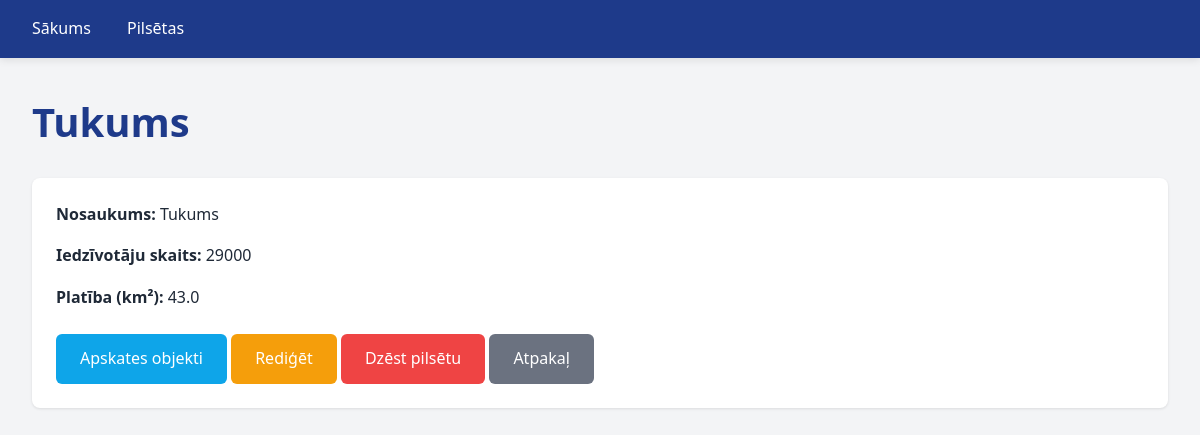
Page /pilsetas/16 on the committed database.
### tables this page shows
CREATE TABLE pilsetas (
	id INTEGER NOT NULL PRIMARY KEY AUTOINCREMENT,
	nosaukums TEXT NOT NULL,
	statistika_id INTEGER,
	CONSTRAINT pilsetas_statistika_FK FOREIGN KEY (statistika_id) REFERENCES statistika(id) ON DELETE SET NULL
);

CREATE TABLE statistika (
	id INTEGER NOT NULL PRIMARY KEY AUTOINCREMENT
, iedzivotaji INTEGER NOT NULL, platiba REAL NOT NULL);

### app.py (the view)
@app.route("/pilsetas/<int:id>")
def pilseta(id):
    conn = get_db_connection()
    pilseta = conn.execute(
        "SELECT pilsetas.id, nosaukums, iedzivotaji, platiba FROM pilsetas JOIN statistika ON pilsetas.statistika_id = statistika.id WHERE pilsetas.id = ?",
        (id,),
    ).fetchone()
    conn.close()
    return render_template("pilsetas_show.html", pilseta=pilseta)

### app.py (called while the page is built)
def get_db_connection():
    db = Path(__file__).parent / "db.sqlite"
    conn = sqlite3.connect(db)
    conn.row_factory = sqlite3.Row
    return conn

### templates/pilsetas_show.html (shortened to what this page needs)
{% extends "base.html" %}
{% block content %}
  <h1>{{pilseta["nosaukums"]}}</h1>
  <div class="card">
    <p><strong>Nosaukums:</strong> {{pilseta["nosaukums"]}}</p>
    <p><strong>Iedzīvotāju skaits:</strong> {{pilseta["iedzivotaji"]}}</p>
    <p><strong>Platība (km²):</strong> {{pilseta["platiba"]}}</p>
    <div class="mt-3">
      <a href="/pilsetas/{{pilseta['id']}}/objekti" class="btn btn-info">Apskates objekti</a>
      <a href="/pilsetas/{{pilseta['id']}}/edit" class="btn btn-warning">Rediģēt</a>
      <a href="/pilsetas/{{pilseta['id']}}/dzest" class="btn btn-danger">Dzēst pilsētu</a>
      <a href="/pilsetas" class="btn btn-secondary">Atpakaļ</a>
    </div>
  </div>
{% endblock %}

### static/style.css (style rules this page uses)
* { margin: 0; padding: 0; box-sizing: border-box; }
:root { --primary-color: #1e3a8a; --secondary-color: #0ea5e9; --accent-color: #f97316; --text-color: #1f2937; --light-bg: #f3f4f6; --white: #ffffff; --border-color: #e5e7eb; --success-color: #10b981; --danger-color: #ef4444; }
body { font-family: 'Segoe UI', Tahoma, Geneva, Verdana, sans-serif; color: var(--text-color); background-color: var(--light-bg); line-height: 1.6; }
h1 { color: var(--primary-color); margin-bottom: 1.5rem; font-size: 2.5rem; }
p { margin-bottom: 1rem; }
button, .btn, a.btn { display: inline-block; padding: 0.75rem 1.5rem; color: var(--white); border: none; border-radius: 0.375rem; font-size: 1rem; font-weight: 500; cursor: pointer; text-decoration: none; transition: all 0.3s ease; }
.btn-danger { background-color: var(--danger-color); }
.btn-secondary { background-color: #6b7280; }
.btn-info { background-color: #0ea5e9; }
.btn-warning { background-color: #f59e0b; }
.card { background-color: var(--white); border-radius: 0.5rem; box-shadow: 0 1px 3px rgba(0, 0, 0, 0.1); padding: 1.5rem; margin-bottom: 1.5rem; transition: box-shadow 0.3s ease, transform 0.3s ease; }
a { color: var(--secondary-color); text-decoration: none; transition: color 0.3s ease; }
.mt-3 { margin-top: 1.5rem; }

### rows in the picture
pilsetas: nosaukums "Tukums"
statistika: iedzivotaji "29000", platiba "43.0"
